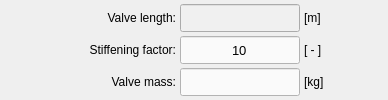
           <widget class="QWidget" name="tab_insert_by_line">
            <property name="enabled">
             <bool>true</bool>
            </property>
            <attribute name="title">
             <string>Line selection</string>
            </attribute>
            <layout class="QGridLayout" name="gridLayout_8">
             <property name="leftMargin">
              <number>4</number>
             </property>
             <property name="topMargin">
              <number>4</number>
             </property>
             <property name="rightMargin">
              <number>4</number>
             </property>
             <property name="bottomMargin">
              <number>4</number>
             </property>
             <property name="spacing">
              <number>4</number>
             </property>
             <item row="0" column="1">
              <widget class="QLabel" name="label_selected_id_9">
               <property name="enabled">
                <bool>true</bool>
               </property>
               <property name="minimumSize">
                <size>
                 <width>132</width>
                 <height>28</height>
                </size>
               </property>
               <property name="maximumSize">
                <size>
                 <width>132</width>
                 <height>28</height>
                </size>
               </property>
               <property name="mouseTracking">
                <bool>true</bool>
               </property>
               <property name="text">
                <string>&lt;html&gt;&lt;head/&gt;&lt;body&gt;&lt;p align=&quot;right&quot;&gt;Valve length:&lt;/p&gt;&lt;/body&gt;&lt;/html&gt;</string>
               </property>
               <property name="alignment">
                <set>Qt::AlignRight|Qt::AlignTrailing|Qt::AlignVCenter</set>
               </property>
              </widget>
             </item>
             <item row="1" column="2">
              <widget class="QLineEdit" name="lineEdit_stiffening_factor_line">
               <property name="enabled">
                <bool>true</bool>
               </property>
               <property name="minimumSize">
                <size>
                 <width>120</width>
                 <height>28</height>
                </size>
               </property>
               <property name="maximumSize">
                <size>
                 <width>120</width>
                 <height>28</height>
                </size>
               </property>
               <property name="sizeIncrement">
                <size>
                 <width>0</width>
                 <height>26</height>
                </size>
               </property>
               <property name="font">
                <font>
                 <pointsize>10</pointsize>
                </font>
               </property>
               <property name="focusPolicy">
                <enum>Qt::ClickFocus</enum>
               </property>
               <property name="styleSheet">
                <string notr="true">QLineEdit{color: rgb(0, 0, 0); background-color: rgb(250, 250, 250)}
QLineEdit:disabled{color: rgb(100, 100, 100); background-color: rgb(240, 240, 240)}</string>
               </property>
               <property name="text">
                <string>10</string>
               </property>
               <property name="alignment">
                <set>Qt::AlignCenter</set>
               </property>
              </widget>
             </item>
             <item row="0" column="2">
              <widget class="QLineEdit" name="lineEdit_valve_length_line">
               <property name="enabled">
                <bool>false</bool>
               </property>
               <property name="minimumSize">
                <size>
                 <width>120</width>
                 <height>28</height>
                </size>
               </property>
               <property name="maximumSize">
                <size>
                 <width>120</width>
                 <height>28</height>
                </size>
               </property>
               <property name="sizeIncrement">
                <size>
                 <width>0</width>
                 <height>26</height>
                </size>
               </property>
               <property name="font">
                <font>
                 <pointsize>10</pointsize>
                </font>
               </property>
               <property name="focusPolicy">
                <enum>Qt::ClickFocus</enum>
               </property>
               <property name="styleSheet">
                <string notr="true">QLineEdit{color: rgb(0, 0, 0); background-color: rgb(250, 250, 250)}
QLineEdit:disabled{color: rgb(100, 100, 100); background-color: rgb(240, 240, 240)}</string>
               </property>
               <property name="alignment">
                <set>Qt::AlignCenter</set>
               </property>
              </widget>
             </item>
             <item row="0" column="3">
              <widget class="QLabel" name="label_109">
               <property name="enabled">
                <bool>true</bool>
               </property>
               <property name="minimumSize">
                <size>
                 <width>40</width>
                 <height>28</height>
                </size>
               </property>
               <property name="maximumSize">
                <size>
                 <width>40</width>
                 <height>28</height>
                </size>
               </property>
               <property name="mouseTracking">
                <bool>true</bool>
               </property>
               <property name="text">
                <string>[m]</string>
               </property>
               <property name="alignment">
                <set>Qt::AlignLeading|Qt::AlignLeft|Qt::AlignVCenter</set>
               </property>
              </widget>
             </item>
             <item row="2" column="2">
              <widget class="QLineEdit" name="lineEdit_valve_mass_line">
               <property name="enabled">
                <bool>true</bool>
               </property>
               <property name="minimumSize">
                <size>
                 <width>120</width>
                 <height>28</height>
                </size>
               </property>
               <property name="maximumSize">
                <size>
                 <width>120</width>
                 <height>28</height>
                </size>
               </property>
               <property name="sizeIncrement">
                <size>
                 <width>0</width>
                 <height>26</height>
                </size>
               </property>
               <property name="font">
                <font>
                 <pointsize>10</pointsize>
                </font>
               </property>
               <property name="focusPolicy">
                <enum>Qt::ClickFocus</enum>
               </property>
               <property name="styleSheet">
                <string notr="true">QLineEdit{color: rgb(0, 0, 0); background-color: rgb(250, 250, 250)}
QLineEdit:disabled{color: rgb(100, 100, 100); background-color: rgb(240, 240, 240)}</string>
               </property>
               <property name="alignment">
                <set>Qt::AlignCenter</set>
               </property>
              </widget>
             </item>
             <item row="1" column="3">
              <widget class="QLabel" name="label_112">
               <property name="enabled">
                <bool>true</bool>
               </property>
               <property name="minimumSize">
                <size>
                 <width>40</width>
                 <height>28</height>
                </size>
               </property>
               <property name="maximumSize">
                <size>
                 <width>40</width>
                 <height>28</height>
                </size>
               </property>
               <property name="mouseTracking">
                <bool>true</bool>
               </property>
               <property name="text">
                <string>[ - ]</string>
               </property>
               <property name="alignment">
                <set>Qt::AlignLeading|Qt::AlignLeft|Qt::AlignVCenter</set>
               </property>
              </widget>
             </item>
             <item row="2" column="1">
              <widget class="QLabel" name="label_selected_id_13">
               <property name="enabled">
                <bool>true</bool>
               </property>
               <property name="minimumSize">
                <size>
                 <width>132</width>
                 <height>28</height>
                </size>
               </property>
               <property name="maximumSize">
                <size>
                 <width>132</width>
                 <height>28</height>
                </size>
               </property>
               <property name="mouseTracking">
                <bool>true</bool>
               </property>
               <property name="text">
                <string>&lt;html&gt;&lt;head/&gt;&lt;body&gt;&lt;p align=&quot;right&quot;&gt;Valve mass:&lt;/p&gt;&lt;/body&gt;&lt;/html&gt;</string>
               </property>
               <property name="alignment">
                <set>Qt::AlignLeading|Qt::AlignLeft|Qt::AlignVCenter</set>
               </property>
              </widget>
             </item>
             <item row="1" column="1">
              <widget class="QLabel" name="label_selected_id_14">
               <property name="enabled">
                <bool>true</bool>
               </property>
               <property name="minimumSize">
                <size>
                 <width>132</width>
                 <height>28</height>
                </size>
               </property>
               <property name="maximumSize">
                <size>
                 <width>132</width>
                 <height>28</height>
                </size>
               </property>
               <property name="mouseTracking">
                <bool>true</bool>
               </property>
               <property name="text">
                <string>&lt;html&gt;&lt;head/&gt;&lt;body&gt;&lt;p align=&quot;right&quot;&gt;Stiffening factor:&lt;/p&gt;&lt;/body&gt;&lt;/html&gt;</string>
               </property>
               <property name="alignment">
                <set>Qt::AlignLeading|Qt::AlignLeft|Qt::AlignVCenter</set>
               </property>
              </widget>
             </item>
             <item row="2" column="3">
              <widget class="QLabel" name="label_108">
               <property name="enabled">
                <bool>true</bool>
               </property>
               <property name="minimumSize">
                <size>
                 <width>40</width>
                 <height>28</height>
                </size>
               </property>
               <property name="maximumSize">
                <size>
                 <width>40</width>
                 <height>28</height>
                </size>
               </property>
               <property name="mouseTracking">
                <bool>true</bool>
               </property>
               <property name="text">
                <string>[kg]</string>
               </property>
               <property name="alignment">
                <set>Qt::AlignLeading|Qt::AlignLeft|Qt::AlignVCenter</set>
               </property>
              </widget>
             </item>
             <item row="0" column="0">
              <spacer name="horizontalSpacer">
               <property name="orientation">
                <enum>Qt::Horizontal</enum>
               </property>
               <property name="sizeHint" stdset="0">
                <size>
                 <width>40</width>
                 <height>20</height>
                </size>
               </property>
              </spacer>
             </item>
             <item row="0" column="4">
              <spacer name="horizontalSpacer_2">
               <property name="orientation">
                <enum>Qt::Horizontal</enum>
               </property>
               <property name="sizeHint" stdset="0">
                <size>
                 <width>40</width>
                 <height>20</height>
                </size>
               </property>
              </spacer>
             </item>
            </layout>
           </widget>
